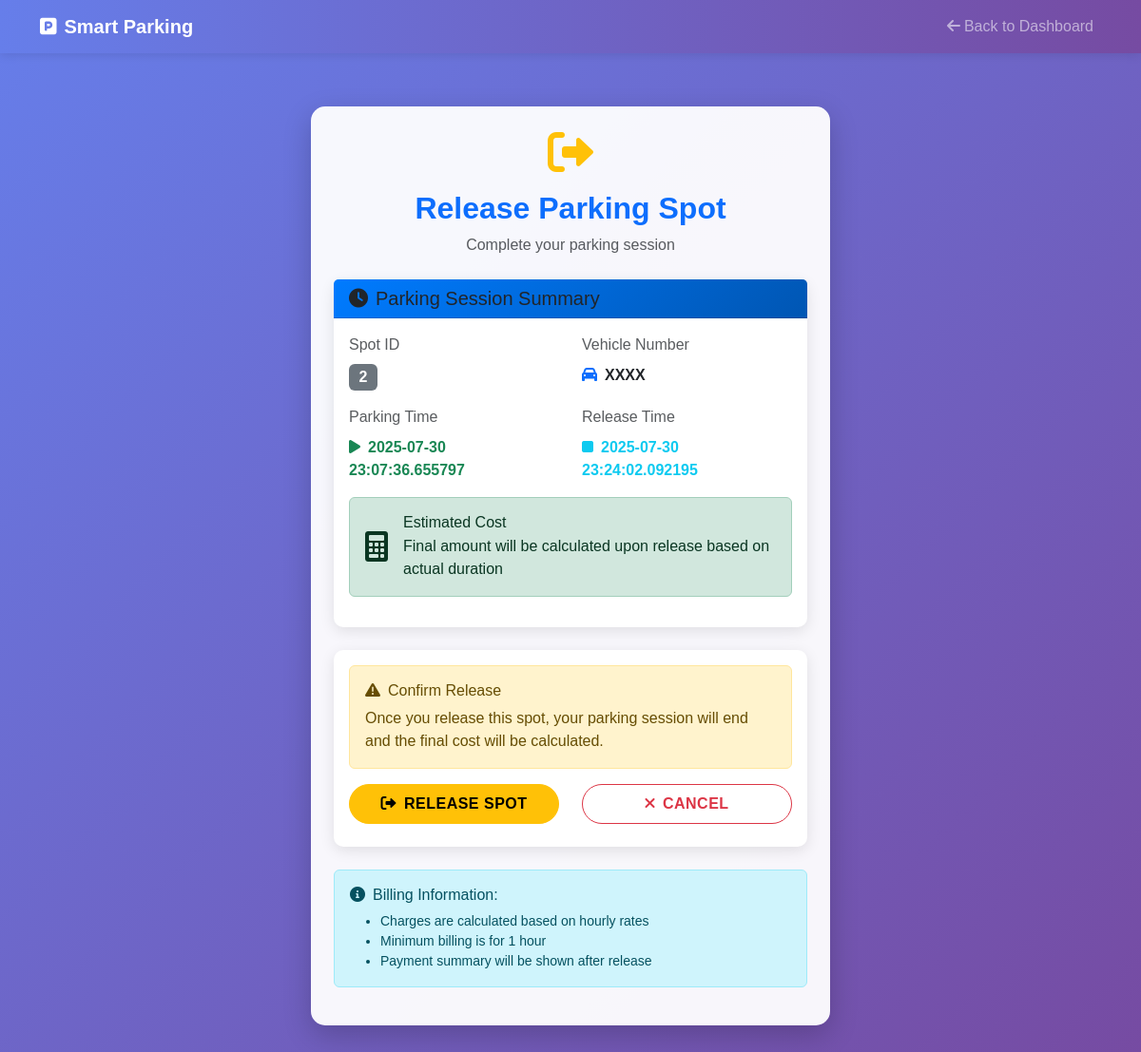
The app's page /user/release/2 with its own data.
### models/model.py (models this page shows)
class ParkingSpot(db.Model):
    id = db.Column(db.Integer, primary_key=True)
    lot_id = db.Column(db.Integer, db.ForeignKey('parking_lot.id'), nullable=False)
    status = db.Column(db.String(1), nullable=False, default='A')
    reservation = db.relationship('Reservation', backref='spot', uselist=False, lazy=True)

class Reservation(db.Model):
    id = db.Column(db.Integer, primary_key=True)
    spot_id = db.Column(db.Integer, db.ForeignKey('parking_spot.id'), nullable=False)
    user_id = db.Column(db.Integer, db.ForeignKey('user.id'), nullable=False)
    parking_timestamp = db.Column(db.DateTime, default=datetime.utcnow)
    leaving_timestamp = db.Column(db.DateTime, nullable=True)
    parking_cost = db.Column(db.Float)

### controllers/user_routes.py (the view, shortened to what this page needs)
    @app.route("/user/release/<int:reservation_id>", methods=["GET", "POST"])
    def release_parking(reservation_id):
        res = Reservation.query.get_or_404(reservation_id)
        spot = res.spot
        return render_template("release_spot.html", res=res, spot=spot)

### templates/release_spot.html (shortened to what this page needs)
<!DOCTYPE html>
<html lang="en">
<head>
    <link href="https://cdn.jsdelivr.net/npm/bootstrap@5.3.0/dist/css/bootstrap.min.css" rel="stylesheet">
    <link href="https://cdnjs.cloudflare.com/ajax/libs/font-awesome/6.0.0/css/all.min.css" rel="stylesheet">
    <link href="{{ url_for('static', filename='css/styles.css') }}" rel="stylesheet">
</head>
<body>
    <nav class="navbar navbar-expand-lg navbar-dark navbar-custom">
        <div class="container">
            <a class="navbar-brand" href="/user/dashboard">
                <i class="fas fa-parking me-2"></i>Smart Parking
            </a>
            <ul class="navbar-nav ms-auto">
                <li class="nav-item">
                    <a class="nav-link" href="/user/dashboard">
                        <i class="fas fa-arrow-left me-1"></i>Back to Dashboard
                    </a>
                </li>
            </ul>
        </div>
    </nav>
    <div class="container mt-4">
        <div class="row justify-content-center">
            <div class="col-md-8 col-lg-6">
                <div class="main-container p-4">
                    <div class="text-center mb-4">
                        <i class="fas fa-sign-out-alt fa-3x text-warning mb-3"></i>
                        <h2 class="fw-bold text-primary">Release Parking Spot</h2>
                        <p class="text-muted">Complete your parking session</p>
                    </div>
                    <div class="card card-custom mb-4">
                        <div class="card-header bg-warning text-dark">
                            <h5 class="mb-0">
                                <i class="fas fa-clock me-2"></i>Parking Session Summary
                            </h5>
                        </div>
                        <div class="card-body">
                            <div class="row">
                                <div class="col-sm-6 mb-3">
                                    <label class="form-label text-muted">Spot ID</label>
                                    <div class="fw-bold">
                                        <span class="badge bg-secondary fs-6">{{ spot.id }}</span>
                                    </div>
                                </div>
                                <div class="col-sm-6 mb-3">
                                    <label class="form-label text-muted">Vehicle Number</label>
                                    <div class="fw-bold">
                                        <i class="fas fa-car me-2 text-primary"></i>XXXX
                                    </div>
                                </div>
                                <div class="col-sm-6 mb-3">
                                    <label class="form-label text-muted">Parking Time</label>
                                    <div class="fw-bold text-success">
                                        <i class="fas fa-play me-2"></i>{{ res.parking_timestamp }}
                                    </div>
                                </div>
                                <div class="col-sm-6 mb-3">
                                    <label class="form-label text-muted">Release Time</label>
                                    <div class="fw-bold text-info">
                                        <i class="fas fa-stop me-2"></i>{{ res.leaving_timestamp or "Will be set now" }}
                                    </div>
                                </div>
                            </div>
                            <div class="alert alert-success">
                                <div class="d-flex align-items-center">
                                    <i class="fas fa-calculator fa-2x me-3"></i>
                                    <div>
                                        <h6 class="alert-heading mb-1">Estimated Cost</h6>
                                        <p class="mb-0">Final amount will be calculated upon release based on actual duration</p>
                                    </div>
                                </div>
                            </div>
                        </div>
                    </div>
                    <div class="card card-custom">
                        <div class="card-body">
                            <form method="POST">
                                <div class="alert alert-warning">
                                    <h6 class="alert-heading">
                                        <i class="fas fa-exclamation-triangle me-2"></i>Confirm Release
                                    </h6>
                                    <p class="mb-0">Once you release this spot, your parking session will end and the final cost will be calculated.</p>
                                </div>
                                <div class="row">
                                    <div class="col-sm-6 mb-2">
                                        <button type="submit" class="btn btn-warning btn-custom w-100">
                                            <i class="fas fa-sign-out-alt me-2"></i>Release Spot
                                        </button>
                                    </div>
                                    <div class="col-sm-6">
                                        <a href="/user/dashboard" class="btn btn-outline-danger btn-custom w-100">
                                            <i class="fas fa-times me-2"></i>Cancel
                                        </a>
                                    </div>
                                </div>
                            </form>
                        </div>
                    </div>
                    <div class="alert alert-info mt-4">
                        <h6 class="alert-heading">
                            <i class="fas fa-info-circle me-2"></i>Billing Information:
                        </h6>
                        <ul class="mb-0 small">
                            <li>Charges are calculated based on hourly rates</li>
                            <li>Minimum billing is for 1 hour</li>
                            <li>Payment summary will be shown after release</li>
                        </ul>
                    </div>
                </div>
            </div>
        </div>
    </div>
</body>
</html>

### static/styles.css (style rules this page uses)
body { background: linear-gradient(135deg, #667eea 0%, #764ba2 100%); min-height: 100vh; font-family: 'Arial', sans-serif; }
.main-container { background: rgba(255, 255, 255, 0.95); border-radius: 15px; box-shadow: 0 10px 30px rgba(0, 0, 0, 0.2); margin-top: 2rem; margin-bottom: 2rem; }
.card-custom { border: none; border-radius: 10px; box-shadow: 0 4px 15px rgba(0, 0, 0, 0.1); transition: transform 0.3s ease; }
.btn-custom { border-radius: 25px; padding: 8px 20px; font-weight: 600; text-transform: uppercase; letter-spacing: 0.5px; transition: all 0.3s ease; }
.navbar-custom { background: linear-gradient(90deg, #667eea 0%, #764ba2 100%); box-shadow: 0 2px 10px rgba(0, 0, 0, 0.1); }
.navbar-brand { font-weight: bold; }
.card-header { background: linear-gradient(135deg, #007bff, #0056b3); color: white; }

### records on screen
ParkingSpot: id "2"
Reservation: parking_timestamp "2025-07-30 23:07:36.655797", leaving_timestamp "2025-07-30 23:24:02.092195"
